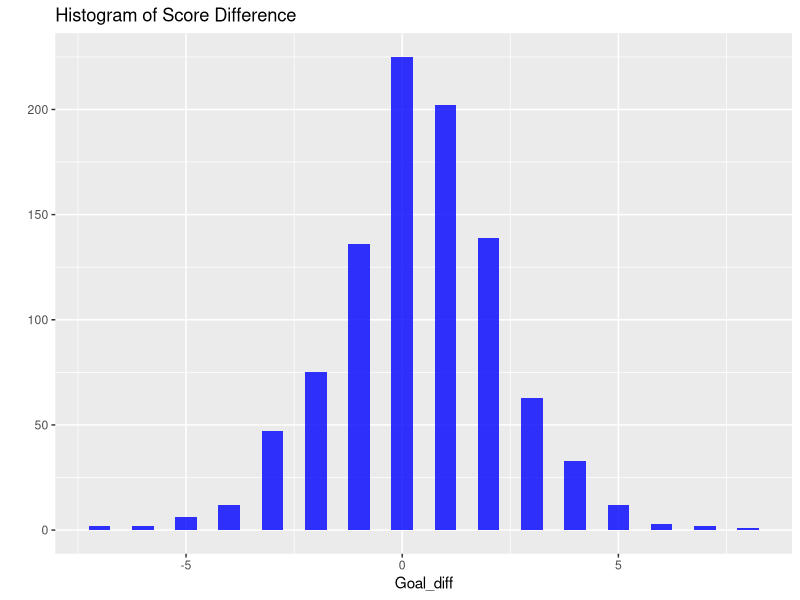
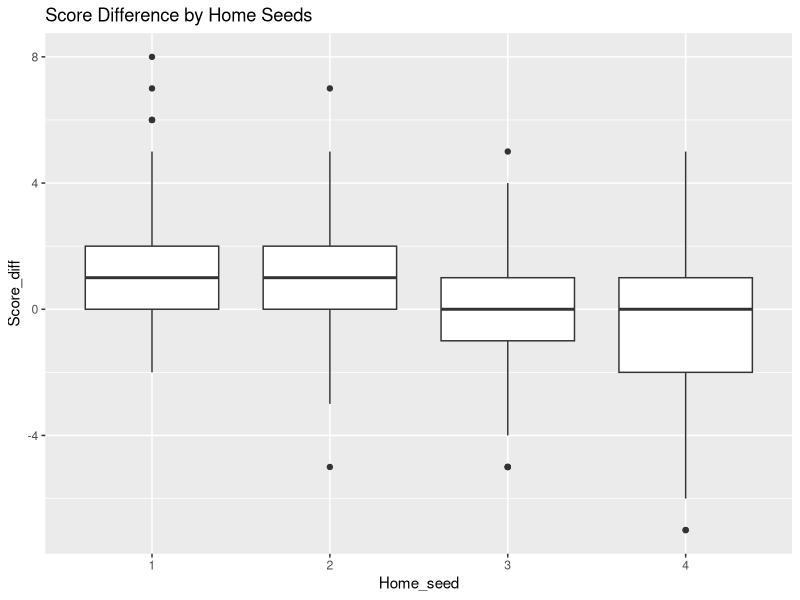
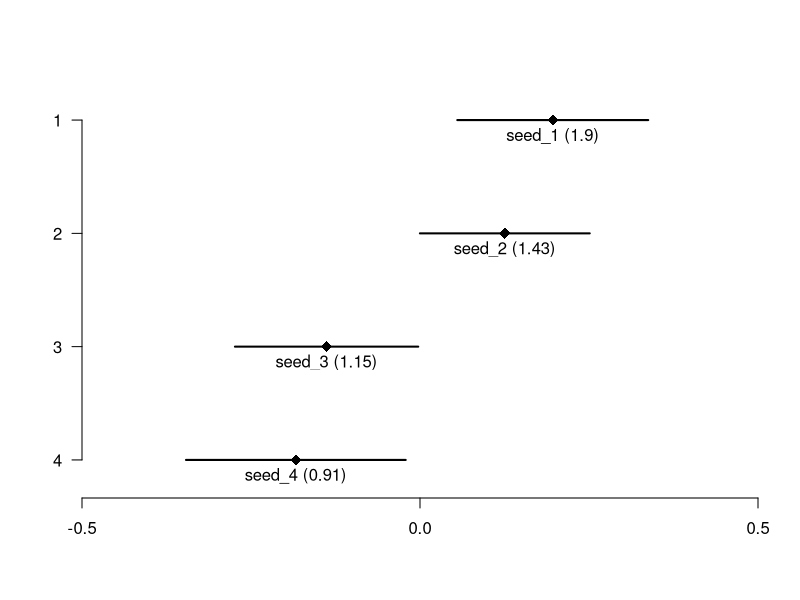
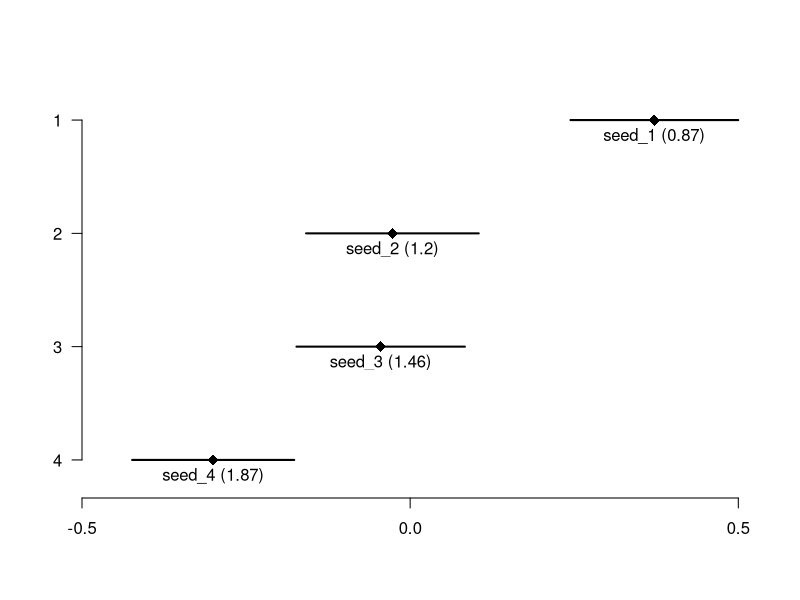
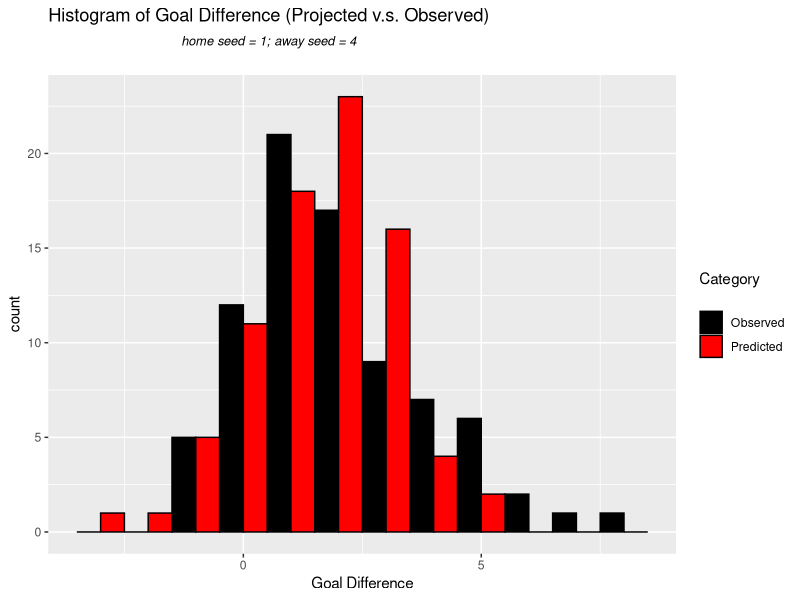
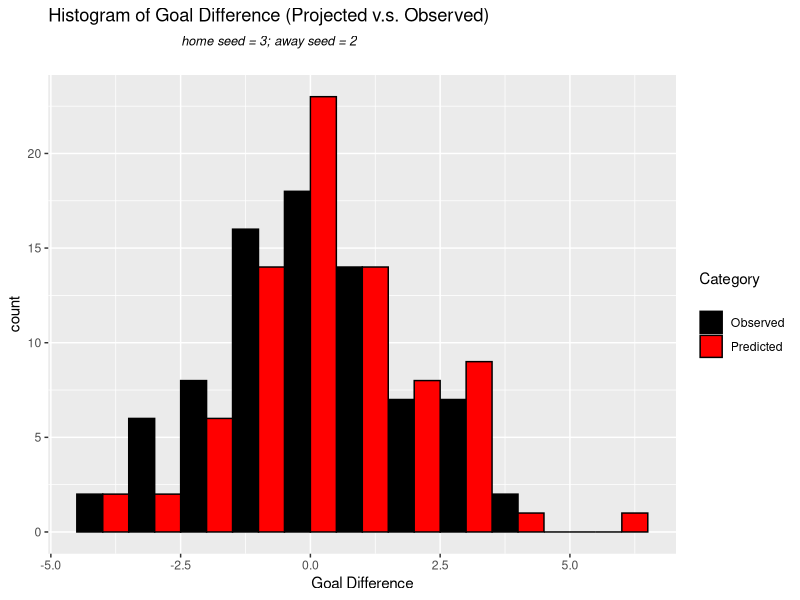

These figures' R source, in order:
############## Data Explorations ##################
library(ggplot2)
### Import data
ECL <- read.csv("raw_ECL.csv", stringsAsFactors=FALSE)
ECL$Score_diff <- ECL$Home_score - ECL$Away_score #Add new column

### Some explorations
# Distribution of score difference
qplot(as.numeric(ECL$Score_diff), geom="histogram", binwidth = 0.5,  
      main = "Histogram of Score Difference", xlab = "Goal_diff",  
      fill=I("blue"),  alpha=I(.8))
mean(ECL$Score_diff)
# Mean = 0.385 >0, AKA "home advantage"

# Distribution of score difference by pairs
tapply(ECL$Score_diff, list(ECL$Home_seed, ECL$Away_seed), mean)

# Distribution of score difference by home seeds
ggplot(ECL, aes(factor(Home_seed), Score_diff)) + geom_boxplot() +
  labs(x="Home_seed", title="Score Difference by Home Seeds")

### Short version of data for optimization
dat <- matrix(unlist(ECL[ ,c(4,6,9)]), ncol=3, byrow=F)

############## Model Building & Inference #################
### Construct likelihood
lik.Skellam <- function(row,params=c(miu,H,A2,A3,A4,D2,D3,D4)){
  miu <- params[1]
  H <- params[2]
  A2 <- params[3]
  A3 <- params[4]
  A4 <- params[5]
  D2 <- params[6]
  D3 <- params[7]
  D4 <- params[8]
  
  A1 <- -(A2+A3+A4)
  D1 <- -(D2+D3+D4)
  z <- row[3]
  
  if (row[1] == 1 & row[2] == 2){
    lambda1 <- exp(miu+H+A1+D2)
    lambda2 <- exp(miu+A2+D1)
  }
  else if (row[1] == 1 & row[2] == 3){
    lambda1 <- exp(miu+H+A1+D3)
    lambda2 <- exp(miu+A3+D1)
  }
  else if (row[1] == 1 & row[2] == 4){
    lambda1 <- exp(miu+H+A1+D4)
    lambda2 <- exp(miu+A4+D1)
  }
  else if (row[1] == 2 & row[2] == 1){
    lambda1 <- exp(miu+H+A2+D1)
    lambda2 <- exp(miu+A1+D2)
  }
  else if (row[1] == 2 & row[2] == 3){
    lambda1 <- exp(miu+H+A2+D3)
    lambda2 <- exp(miu+A3+D2)
  }
  else if (row[1] == 2 & row[2] == 4){
    lambda1 <- exp(miu+H+A2+D4)
    lambda2 <- exp(miu+A4+D2)
  }
  else if (row[1] == 3 & row[2] == 1){
    lambda1 <- exp(miu+H+A3+D1)
    lambda2 <- exp(miu+A1+D3)
  }
  else if (row[1] == 3 & row[2] == 2){
    lambda1 <- exp(miu+H+A3+D2)
    lambda2 <- exp(miu+A2+D3)
  }
  else if (row[1] == 3 & row[2] == 4){
    lambda1 <- exp(miu+H+A3+D4)
    lambda2 <- exp(miu+A4+D3)
  }
  else if (row[1] == 4 & row[2] == 1){
    lambda1 <- exp(miu+H+A4+D1)
    lambda2 <- exp(miu+A1+D4)
  }
  else if (row[1] == 4 & row[2] == 2){
    lambda1 <- exp(miu+H+A4+D2)
    lambda2 <- exp(miu+A2+D4)
  }
  else if (row[1] == 4 & row[2] == 3){
    lambda1 <- exp(miu+H+A4+D3)
    lambda2 <- exp(miu+A3+D4)
  }
  
  bessel <- besselI(2*sqrt(lambda1*lambda2), abs(z))
  return(log(exp(-(lambda1+lambda2)) * (lambda1/lambda2)^(z/2) * bessel))
}

NLL <- function(data,params=c(miu,H,A2,A3,A4,D2,D3,D4)){
  return(-sum(apply(data, 1, lik.Skellam, params=params)))
}

### Optimization with regard to NLL
result <- optim(par=rnorm(8,0,1), fn=NLL, data=dat, method = "BFGS",
               hessian = TRUE , control = list(trace=0))

### Find se and confidence interval for parameters
fisher_info <- solve(result$hessian)
sigma_hat <- sqrt(diag(fisher_info))
upper_par <- result$par + 1.96 * sigma_hat
lower_par <- result$par - 1.96 * sigma_hat

### Visualize attack factors
A2 <- list(value=result$par[3], lower=lower_par[3], upper=upper_par[3])
A3 <- list(value=result$par[4], lower=lower_par[4], upper=upper_par[4])
A4 <- list(value=result$par[5], lower=lower_par[5], upper=upper_par[5])

a1_val <- -(A2$value+A3$value+A4$value)
a1_interval <- c(a1_val-1.96*mean(sigma_hat[3:5]), a1_val+1.96*mean(sigma_hat[3:5]))
A1 <- list(value=a1_val, lower=a1_interval[1], upper=a1_interval[2])

plot.new()
plot.window(xlim = c(-0.5, 0.5), ylim = c(4.2, 0.8), xaxs='i')
# Add x-axis
axis(side = 1, at = c(-0.5, 0, 0.5))
# Add y-axis
axis(side = 2, at = 4:1, las = 2)
# Add confidence intervals
lines(x=c(A1$lower,A1$upper), y=c(1,1), lwd=2)
points(A1$value, 1, pch=18, cex=1.5)
lines(x=c(A2$lower,A2$upper), y=c(2,2), lwd=2)
points(A2$value, 2, pch=18, cex=1.5)
lines(x=c(A3$lower,A3$upper), y=c(3,3), lwd=2)
points(A3$value, 3, pch=18, cex=1.5)
lines(x=c(A4$lower,A4$upper), y=c(4,4), lwd=2)
points(A4$value, 4, pch=18, cex=1.5)
# Add texts
avg_goals <- (tapply(ECL$Home_score, ECL$Home_seed, mean) + tapply(ECL$Away_score, ECL$Away_seed, mean))/2
text(x=c(A1$value, A2$value, A3$value, A4$value), y=1:4, pos=1,
     labels=paste0("seed_",1:4," (",round(avg_goals,2),")"))

### Visualize defense factors
D2 <- list(value=result$par[6], lower=lower_par[6], upper=upper_par[6])
D3 <- list(value=result$par[7], lower=lower_par[7], upper=upper_par[7])
D4 <- list(value=result$par[8], lower=lower_par[8], upper=upper_par[8])

d1_val <- -(D2$value+D3$value+D4$value)
d1_interval <- c(d1_val-1.96*mean(sigma_hat[6:8]), d1_val+1.96*mean(sigma_hat[6:8]))
D1 <- list(value=d1_val, lower=d1_interval[1], upper=d1_interval[2])

plot.new()
plot.window(xlim = c(-0.5, 0.53), ylim = c(4.2, 0.8), xaxs='i')
# Add x-axis
axis(side = 1, at = c(-0.5, 0, 0.5))
# Add y-axis
axis(side = 2, at = 4:1, las = 2)
# Add confidence intervals
lines(x=-c(D1$lower,D1$upper), y=c(1,1), lwd=2)
points(-D1$value, 1, pch=18, cex=1.5)
lines(x=-c(D2$lower,D2$upper), y=c(2,2), lwd=2)
points(-D2$value, 2, pch=18, cex=1.5)
lines(x=-c(D3$lower,D3$upper), y=c(3,3), lwd=2)
points(-D3$value, 3, pch=18, cex=1.5)
lines(x=-c(D4$lower,D4$upper), y=c(4,4), lwd=2)
points(-D4$value, 4, pch=18, cex=1.5)
# Add texts
avg_concede <- (tapply(ECL$Away_score, ECL$Home_seed, mean) + tapply(ECL$Home_score, ECL$Away_seed, mean))/2
text(x=-c(D1$value, D2$value, D3$value, D4$value), y=1:4, pos=1,
     labels=paste0("seed_",1:4," (",round(avg_concede,2),")"))

################## Model Assessment/Application ###################
### Make prediction function
params <- list(miu=result$par[1], H=result$par[2], A1=A1$value, A2=A2$value, 
            A3=A3$value, A4=A4$value, D1=D1$value, D2=D2$value, D3=D3$value,
            D4=D4$value)

makePred <- function(home_seed, away_seed, params.=params){
  lambda1 <- exp(params$miu + params$H + params[[home_seed+2]] + params[[away_seed+6]])
  lambda2 <- exp(params$miu + params[[away_seed+2]] + params[[home_seed+6]])
  
  return(rpois(1, lambda1) - rpois(1, lambda2))
}

### Assess model by simulating 1-4 pairs, comparing to observed results.
score_diff_1_4 <- ECL[ECL$Home_seed == 1 & ECL$Away_seed == 4, "Score_diff"]
pred_1_4 <- replicate(n=length(score_diff_1_4), makePred(1,4))

# Visualize using side-by-side barplot
dat_1_4 <- rbind(data.frame(group=1, obs=score_diff_1_4),
            data.frame(group=2, obs=pred_1_4))

ggplot(dat_1_4, aes(x=obs, fill=factor(group))) +
  geom_histogram(binwidth=1, colour="black", position="dodge") +
  scale_fill_manual("Category\n",labels = c("Observed", "Predicted"), values=c("black","red")) +
  ggtitle(expression(atop("Histogram of Goal Difference (Projected v.s. Observed)", atop(italic("home seed = 1; away seed = 4"), "")))) +
  labs(x="Goal Difference")

### Simulating 3-2 pairs (closest match-up)
score_diff_3_2 <- ECL[ECL$Home_seed == 3 & ECL$Away_seed == 2, "Score_diff"]
pred_3_2 <- replicate(n=length(score_diff_3_2), makePred(3,2))

# Visualize using side-by-side barplot
dat_3_2 <- rbind(data.frame(group=1, obs=score_diff_3_2),
                 data.frame(group=2, obs=pred_3_2))

ggplot(dat_3_2, aes(x=obs, fill=factor(group))) +
  geom_histogram(binwidth=1, colour="black",position="dodge") +
  scale_fill_manual("Category\n",labels = c("Observed", "Predicted"), values=c("black","red")) +
  ggtitle(expression(atop("Histogram of Goal Difference (Projected v.s. Observed)", atop(italic("home seed = 3; away seed = 2"), "")))) +
  labs(x="Goal Difference")

#################### Discuss rules ######################
### Make simulation functions
simulateGroup <- function(params.=params){
  # This function returns a matrix storing the results of each match-up
  matchMat <- matrix(rep(NA, 16), ncol=4)
  
  for (i in 1:4){
    for (j in 1:4){
      if (i == j){next}
      matchMat[i,j] <- makePred(i, j, params.=params.)
    }
  }
  return(matchMat)
}

makeTable <- function(matchMat, winPts=3){
  # This function takes in the matrix of results, outputs the final group table.
  goalDiff <- apply(matchMat, 1, sum, na.rm=T) - apply(matchMat, 2, sum, na.rm=T)
  wins <- apply(matchMat, 1, function(x){sum(x>0, na.rm=T)}) + apply(matchMat, 2, function(x){sum(x<0, na.rm=T)})
  draws <- apply(matchMat, 1, function(x){sum(x==0, na.rm=T)}) + apply(matchMat, 2, function(x){sum(x==0, na.rm=T)})
  
  return(data.frame(Seed=1:4, Points=winPts*wins+draws, Goal_diff=goalDiff))
}

# Test
makeTable(simulateGroup())

### A win = 2 pts? 3pts?
